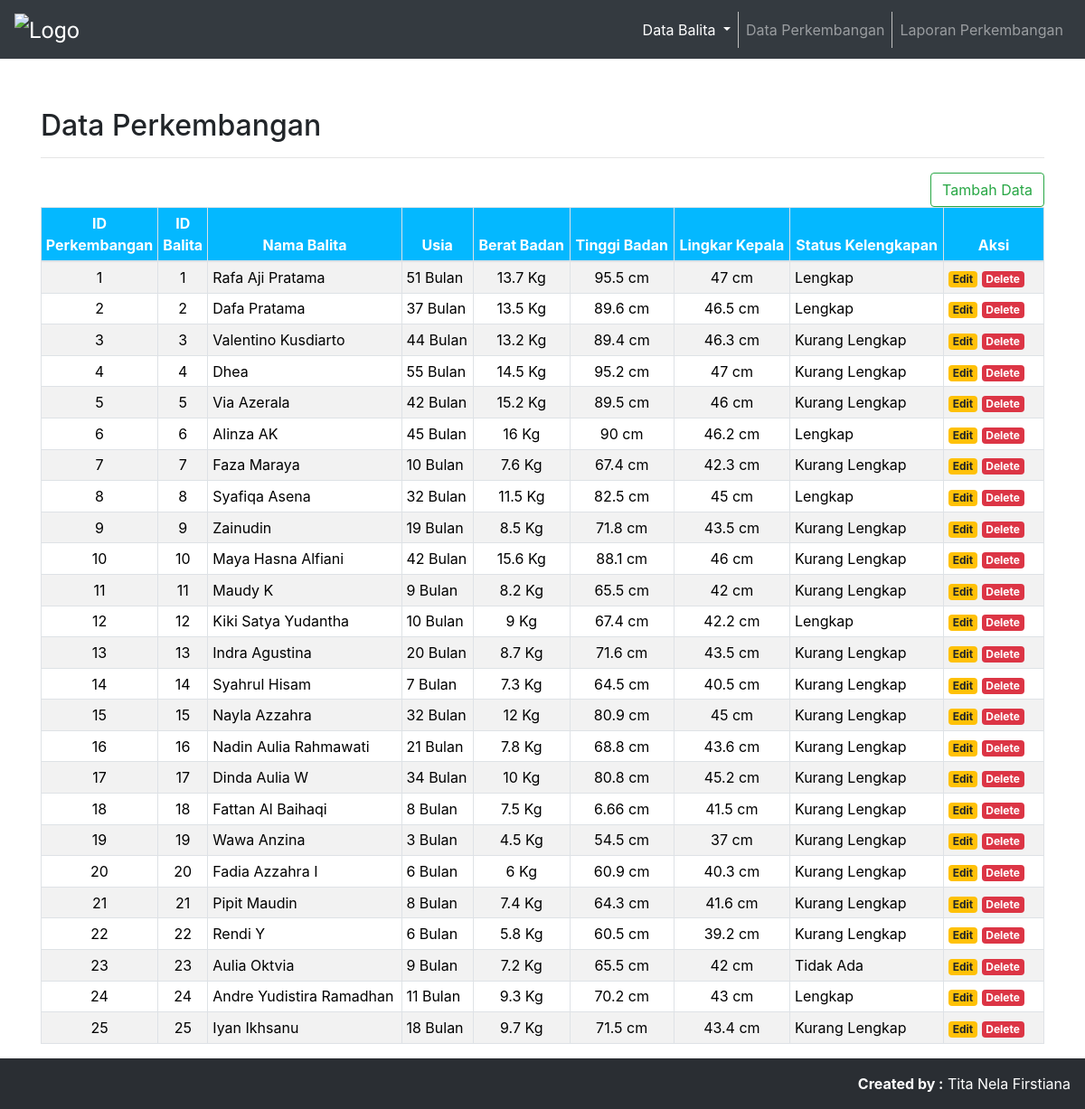
Before: /admin/index-perkembangan.php with the older database file.
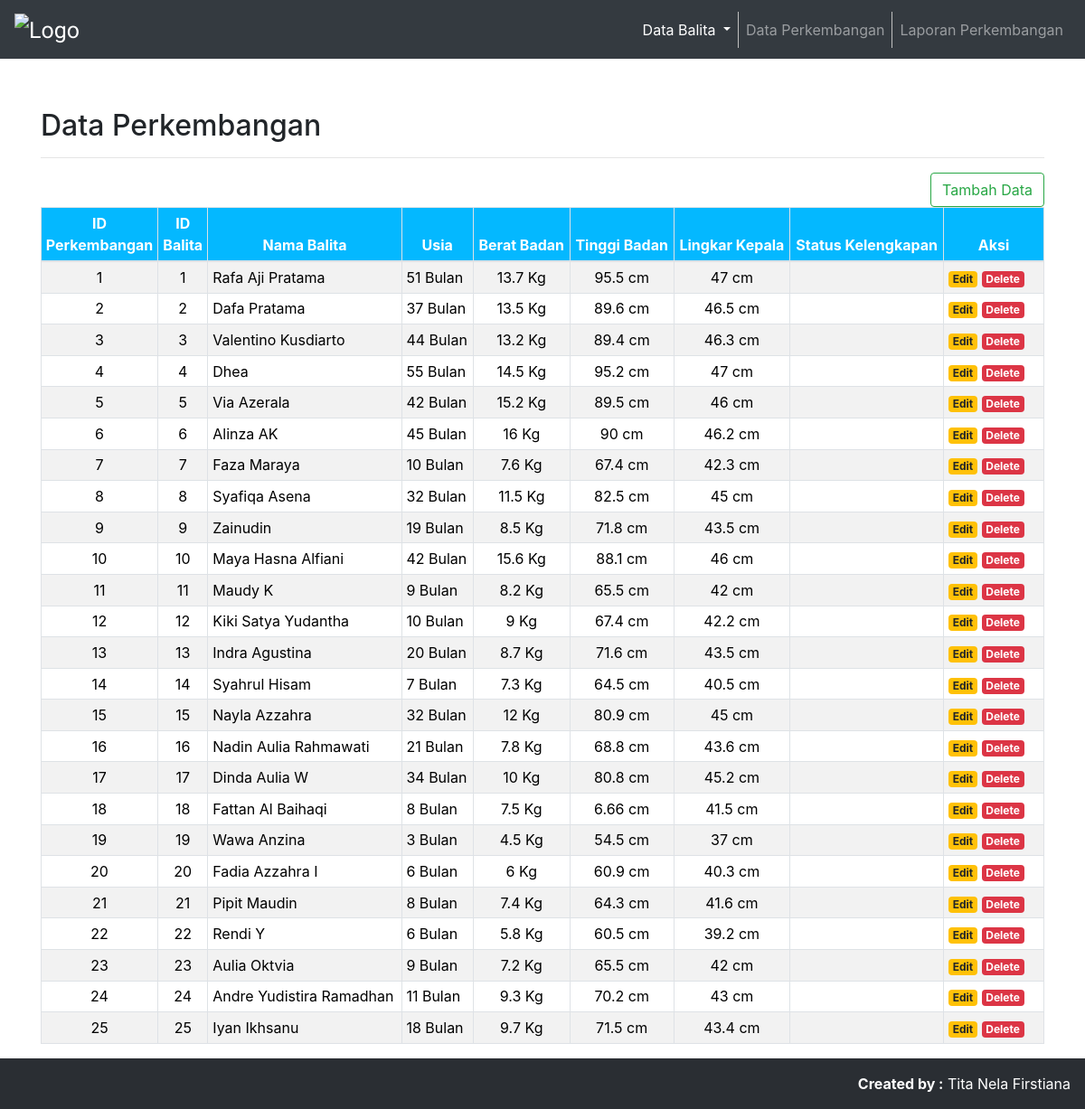
After: the same page with the newer database file.
### tables this page shows
CREATE TABLE `perkembangan` (
  `idperkembangan` int(5) NOT NULL,
  `idbalita` int(5) NOT NULL,
  `berat_badan` double NOT NULL,
  `tinggi_badan` double NOT NULL,
  `lingkar_kepala` double NOT NULL,
  `id_imunisasi` int(5) NOT NULL
);

CREATE TABLE `balita` (
  `idbalita` int(5) NOT NULL,
  `nama_balita` varchar(100) NOT NULL,
  `tanggal_lahir` date NOT NULL,
  `jenis_kelamin` enum('Laki-laki','Perempuan') NOT NULL,
  `nama_ayah` varchar(100) NOT NULL,
  `nama_ibu` varchar(100) NOT NULL,
  `alamat` text NOT NULL
);

CREATE TABLE `imunisasi` (
  `id_imunisasi` int(5) NOT NULL,
  `idbalita` int(5) NOT NULL,
  `hb` date DEFAULT NULL,
  `bcg` date DEFAULT NULL,
  `dpt1` date DEFAULT NULL,
  `hb2` date DEFAULT NULL,
  `hb3` date DEFAULT NULL,
  `campak` date DEFAULT NULL,
  `status_imunisasi` enum('Lengkap','Kurang Lengkap','Tidak Ada') NOT NULL
);

### admin/index-perkembangan.php (the view, shortened to what this page needs)
<?php
	include('koneksi.php');
?>
<!DOCTYPE html>
<html lang="en">
<head>
	<link rel="stylesheet" href="https://maxcdn.bootstrapcdn.com/bootstrap/4.5.2/css/bootstrap.min.css">
	<link rel="stylesheet" href="style.css">
	<link rel="stylesheet" href="https://cdnjs.cloudflare.com/ajax/libs/font-awesome/4.7.0/css/font-awesome.min.css">
</head>
<body>
	<nav class="navbar navbar-expand-md bg-dark navbar-dark fixed-top">
		<a class="navbar-brand">
			<img src="http://indihealth.com/indihealthcom/assets/images/products/5acf891ba61c4.png" alt="Logo"
				style="width:150px;"></a>
		<div class="collapse navbar-collapse" id="collapsibleNavbar">
			<ul class="navbar-nav ml-auto">
				<li class="nav-item dropdown active">
					<a class="nav-link dropdown-toggle" href="#" id="navbarDropdown" role="button"
						data-toggle="dropdown" aria-haspopup="true" aria-expanded="false">
						Data Balita
					</a>
				</li>
				<li class="nav-item">
					<a class="nav-link" href="index-perkembangan.php">Data Perkembangan</a>
				</li>
				<li class="nav-item">
					<a class="nav-link" href="laporan-perkembangan.php">Laporan Perkembangan</a>
				</li>
			</ul>
		</div>
	</nav>
	<br><br><br><br><br>
	<div class="container">
		<h2>Data Perkembangan</h2>
		<hr>
		<div id="button">
			<span style="float: right">
				<a href="proses/create-perkembangan.php" class="btn btn-outline-success" role="button">Tambah Data</a>
			</span>
		</div>
		<table class="table table-striped table-hover table-sm table-bordered">
			<thead class="thead">
				<tr align="center">
					<th style="width:10%">ID Perkembangan</th>
					<th style="width:5%">ID Balita</th>
					<th>Nama Balita</th>
					<th>Usia</th>
					<th>Berat Badan</th>
					<th>Tinggi Badan</th>
					<th>Lingkar Kepala</th>
					<th>Status Kelengkapan</th>
					<th style="width:10%">Aksi</th>
				</tr>
			</thead>
			<tbody>
				<?php
				$sql = mysqli_query($koneksi, "SELECT perkembangan.*, balita.nama_balita, TIMESTAMPDIFF(MONTH, balita.tanggal_lahir, NOW()) AS usia, imunisasi.status_imunisasi
					FROM perkembangan LEFT JOIN balita ON balita.idbalita = perkembangan.idbalita
					LEFT JOIN imunisasi ON imunisasi.id_imunisasi = perkembangan.id_imunisasi")
					or die(mysqli_error($koneksi));
				if(mysqli_num_rows($sql) > 0){
					while($data = mysqli_fetch_assoc($sql)){
						echo '
						<tr>
							<td align="center">'.$data['idperkembangan'].'</td>
							<td align="center">'.$data['idbalita'].'</td>
							<td>'.$data['nama_balita'].'</td>
							<td>'.$data['usia'].' Bulan</td>
							<td align="center">'.$data['berat_badan'].' Kg</td>
							<td align="center">'.$data['tinggi_badan'].' cm</td>
							<td align="center">'.$data['lingkar_kepala'].' cm</td>
							<td>'.$data['status_imunisasi'].'</td>
							<td>
								<a href="proses/edit-perkembangan.php?idperkembangan='.$data['idperkembangan'].'"><span class="badge badge-warning">Edit</a>
								<a href="delete-perkembangan.php?idperkembangan='.$data['idperkembangan'].'" class="badge badge-danger" onclick="return confirm(\'Yakin ingin menghapus data ini?\')">Delete</a>
							</td>
						</tr>
						';
					}
				}else{
					echo '
					<tr>
						<td colspan="6">Tidak ada data.</td>
					</tr>
					';
				}
			?>
		</table>
	</div>
	<?php
		include('template/footer.php');
	?>
</body>
</html>

### admin/template/footer.php
<footer class="bg-dark text-center text-white">
    <div class="text-right p-3" style="background-color: rgba(0, 0, 0, 0.2);">
        <a class="text-white"><strong>Created by :</strong> Tita Nela Firstiana</a>
    </div>
</footer>

### admin/style.css (style rules this page uses)
.navbar-nav .nav-item:not(:last-child) { border-right: 1px solid silver; }
.navbar-brand { font-family: 'Roboto', sans-serif; font-size: 25px; margin: 0px; }
.table { color: black; }
.thead { background-color: rgb(4, 184, 255); color:white; }

Changed rows visible on the page:
changed perkembangan "Rafa Aji Pratama": id_imunisasi.status_imunisasi "Lengkap" → (not shown)
changed perkembangan "Dafa Pratama": id_imunisasi.status_imunisasi "Lengkap" → (not shown)
changed perkembangan "Valentino Kusdiarto": id_imunisasi.status_imunisasi "Kurang Lengkap" → (not shown)
changed perkembangan "Dhea": id_imunisasi.status_imunisasi "Kurang Lengkap" → (not shown)
changed perkembangan "Via Azerala": id_imunisasi.status_imunisasi "Kurang Lengkap" → (not shown)
changed perkembangan "Alinza AK": id_imunisasi.status_imunisasi "Lengkap" → (not shown)
changed perkembangan "Faza Maraya": id_imunisasi.status_imunisasi "Kurang Lengkap" → (not shown)
changed perkembangan "Syafiqa Asena": id_imunisasi.status_imunisasi "Lengkap" → (not shown)
changed perkembangan "Zainudin": id_imunisasi.status_imunisasi "Kurang Lengkap" → (not shown)
changed perkembangan "Maya Hasna Alfiani": id_imunisasi.status_imunisasi "Kurang Lengkap" → (not shown)
changed perkembangan "Maudy K": id_imunisasi.status_imunisasi "Kurang Lengkap" → (not shown)
changed perkembangan "Kiki Satya Yudantha": id_imunisasi.status_imunisasi "Lengkap" → (not shown)
changed perkembangan "Indra Agustina": id_imunisasi.status_imunisasi "Kurang Lengkap" → (not shown)
changed perkembangan "Syahrul Hisam": id_imunisasi.status_imunisasi "Kurang Lengkap" → (not shown)
changed perkembangan "Nayla Azzahra": id_imunisasi.status_imunisasi "Kurang Lengkap" → (not shown)
changed perkembangan "Nadin Aulia Rahmawati": id_imunisasi.status_imunisasi "Kurang Lengkap" → (not shown)
changed perkembangan "Dinda Aulia W": id_imunisasi.status_imunisasi "Kurang Lengkap" → (not shown)
changed perkembangan "Fattan Al Baihaqi": id_imunisasi.status_imunisasi "Kurang Lengkap" → (not shown)
changed perkembangan "Wawa Anzina": id_imunisasi.status_imunisasi "Kurang Lengkap" → (not shown)
changed perkembangan "Fadia Azzahra I": id_imunisasi.status_imunisasi "Kurang Lengkap" → (not shown)
changed perkembangan "Pipit Maudin": id_imunisasi.status_imunisasi "Kurang Lengkap" → (not shown)
changed perkembangan "Rendi Y": id_imunisasi.status_imunisasi "Kurang Lengkap" → (not shown)
changed perkembangan "Aulia Oktvia": id_imunisasi.status_imunisasi "Tidak Ada" → (not shown)
changed perkembangan "Andre Yudistira Ramadhan": id_imunisasi.status_imunisasi "Lengkap" → (not shown)
changed perkembangan "Iyan Ikhsanu": id_imunisasi.status_imunisasi "Kurang Lengkap" → (not shown)
